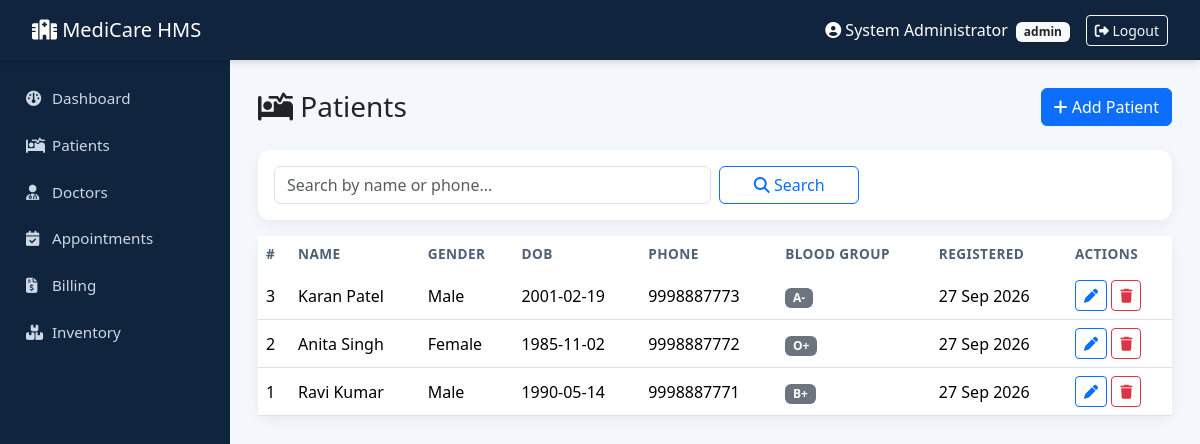
Screenshot of /list.php (signed in) with the database file from the repository.
### tables this page shows
CREATE TABLE patients (
    patient_id INT AUTO_INCREMENT PRIMARY KEY,
    full_name VARCHAR(100) NOT NULL,
    gender ENUM('Male','Female','Other') NOT NULL,
    dob DATE,
    phone VARCHAR(20),
    email VARCHAR(100),
    address VARCHAR(255),
    blood_group VARCHAR(5),
    registered_on TIMESTAMP DEFAULT CURRENT_TIMESTAMP
);

### functions.php (called while the page is built, shortened)
<?php
function clean($value) {
    return htmlspecialchars($value ?? '', ENT_QUOTES, 'UTF-8');
}

### list.php (the view, shortened to what this page needs)
<?php
require_once __DIR__ . '/../includes/functions.php';
require_once __DIR__ . '/../config/db.php';
$search = trim($_GET['search'] ?? '');
if ($search !== '') {
    $stmt = $pdo->prepare("SELECT * FROM patients WHERE full_name LIKE ? OR phone LIKE ? ORDER BY patient_id DESC");
    $like = "%$search%";
    $stmt->execute([$like, $like]);
} else {
    $stmt = $pdo->query("SELECT * FROM patients ORDER BY patient_id DESC");
}
$patients = $stmt->fetchAll();
include __DIR__ . '/../includes/header.php';
?>
<div class="d-flex justify-content-between align-items-center mb-4">
    <h3 class="mb-0"><i class="fa-solid fa-bed-pulse"></i> Patients</h3>
    <a href="add.php" class="btn btn-primary"><i class="fa-solid fa-plus"></i> Add Patient</a>
</div>
<div class="card mb-3">
    <div class="card-body">
        <form method="GET" class="row g-2">
            <div class="col-md-6">
                <input type="text" name="search" class="form-control" placeholder="Search by name or phone..." value="<?php echo clean($search); ?>">
            </div>
            <div class="col-md-2">
                <button class="btn btn-outline-primary w-100" type="submit"><i class="fa-solid fa-search"></i> Search</button>
            </div>
        </form>
    </div>
</div>
<div class="card">
    <div class="card-body p-0">
        <div class="table-responsive">
        <table class="table mb-0 align-middle">
            <thead>
                <tr>
                    <th>#</th><th>Name</th><th>Gender</th><th>DOB</th><th>Phone</th><th>Blood Group</th><th>Registered</th><th>Actions</th>
                </tr>
            </thead>
            <tbody>
                <?php foreach ($patients as $p): ?>
                <tr>
                    <td><?php echo (int)$p['patient_id']; ?></td>
                    <td><?php echo clean($p['full_name']); ?></td>
                    <td><?php echo clean($p['gender']); ?></td>
                    <td><?php echo clean($p['dob']); ?></td>
                    <td><?php echo clean($p['phone']); ?></td>
                    <td><span class="badge bg-secondary"><?php echo clean($p['blood_group']); ?></span></td>
                    <td><?php echo clean(date('d M Y', strtotime($p['registered_on']))); ?></td>
                    <td>
                        <a href="edit.php?id=<?php echo $p['patient_id']; ?>" class="btn btn-sm btn-outline-primary"><i class="fa-solid fa-pen"></i></a>
                        <a href="delete.php?id=<?php echo $p['patient_id']; ?>" class="btn btn-sm btn-outline-danger confirm-delete"><i class="fa-solid fa-trash"></i></a>
                    </td>
                </tr>
                <?php endforeach; ?>
            </tbody>
        </table>
        </div>
    </div>
</div>
<?php include __DIR__ . '/../includes/footer.php'; ?>

### style.css (style rules this page uses)
:root { --primary: #0d6efd; --primary-dark: #0a4bb5; --accent: #14b8a6; --sidebar-bg: #10243e; --sidebar-hover: #163455; --bg-light: #f4f7fb; }
body { background: var(--bg-light); font-family: 'Segoe UI', system-ui, -apple-system, sans-serif; }
.card { border: none; border-radius: 12px; box-shadow: 0 4px 14px rgba(0,0,0,.06); }
.table thead { background: #eef3fb; }
.table thead th { border-bottom: none; font-size: .85rem; text-transform: uppercase; letter-spacing: .03em; color: #506176; }
.btn-primary { background: var(--primary); border-color: var(--primary); }

### rows the page displays
patients: patient_id "3", full_name "Karan Patel", gender "Male", dob "2001-02-19", phone "9998887773", blood_group "A-", registered_on "27 Sep 2026"
patients: patient_id "2", full_name "Anita Singh", gender "Female", dob "1985-11-02", phone "9998887772", blood_group "O+", registered_on "27 Sep 2026"
patients: patient_id "1", full_name "Ravi Kumar", gender "Male", dob "1990-05-14", phone "9998887771", blood_group "B+", registered_on "27 Sep 2026"

### other values shown
$_SESSION['full_name'] "System Administrator"
$_SESSION['role'] "admin"
